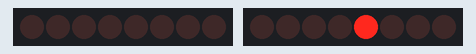
The sketch below on a simulated Arduino Uno, built with avr-gcc and run on an emulated ATmega328P. Parts: 2 × 8 shift-register outputs drawn as a row of LEDs (first output left, lit = HIGH). Wiring (inferred from the names in the program): 2 × shift register (74HC595): data pin 8, shift clock pin 10, latch pin 9 / data pin 2, shift clock pin 4, latch pin 3. Wiring (inferred from the signals the program sends): 2 × row of LEDs: on Q0, Q1, Q2, Q3, Q4, Q5, Q6, Q7 / on Q0, Q1, Q2, Q3, Q4, Q5, Q6, Q7.

Above: at 0.2 s.
At 0.7 s:
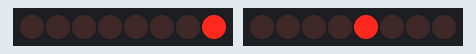
At 1.8 s:
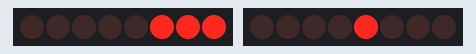
At 4.3 s:
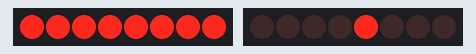
At 6.9 s:
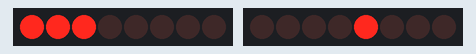
At 10.9 s:
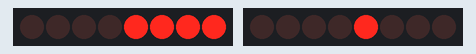
Timing chart, 0 to 11.2 s (numbered marks = the images above):
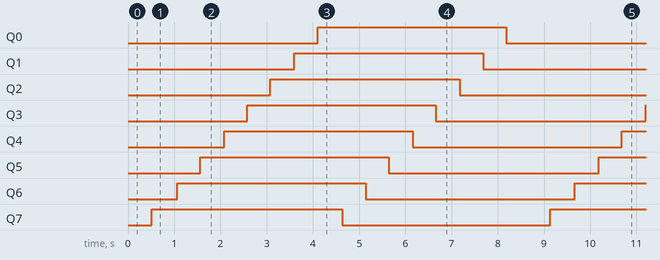

The sketch:

wrappedLineDirectionOne.ino
```cpp
int dataPin = 8;
int clockPin = 10;
int latchPin = 9;

int dataPin2 = 2;
int clockPin2 = 4;
int latchPin2 = 3;

void setup()
{
  pinMode(dataPin, OUTPUT);
  pinMode(clockPin, OUTPUT);
  pinMode(latchPin, OUTPUT);

  pinMode(dataPin2, OUTPUT);
  pinMode(clockPin2, OUTPUT);
  pinMode(latchPin2, OUTPUT);
}

void writeCells(byte row, byte col)
{
    digitalWrite(latchPin, LOW);
    shiftOut(dataPin, clockPin, LSBFIRST, row);
    digitalWrite(latchPin, HIGH);

    digitalWrite(latchPin2, LOW);
    shiftOut(dataPin2, clockPin2, LSBFIRST, col);
    digitalWrite(latchPin2, HIGH);
}

byte lineTwoCathode = 0b00000000;
byte lineTwoCathodeTemp = 0b00000000;
byte lineTwoAnode = 0b00001000;
float moveTimeLineTwo = 0.5 * 1e6; float lastMoveTimeLineTwo = 0.0; int lineTwoShiftBit = 0;

float Time = 0.0;
int i = 0;

void loop()
{
  Time = micros();

  for(i = 0; i < 8; i++){
    lineTwoCathode = lineTwoCathodeTemp & (0b00000001<<i);
    writeCells(~lineTwoCathode, lineTwoAnode);
    delay(1);
    writeCells(~0b00000000, 0b00000000);
  }

  if(Time - lastMoveTimeLineTwo > moveTimeLineTwo){

    if(lineTwoShiftBit < 8){
      lineTwoCathodeTemp =  ( lineTwoCathodeTemp | (0b00000001<<(lineTwoShiftBit%8)) );
    }
    else if(lineTwoShiftBit >= 8){
      lineTwoCathodeTemp =  ( lineTwoCathodeTemp & ~(0b00000001<<(lineTwoShiftBit%8)) );
    }

    lineTwoShiftBit += 1;
    if(lineTwoShiftBit > 16){
      lineTwoShiftBit = 0;
    }
    lastMoveTimeLineTwo = Time;
  }

}
```

Measured:
- by itself, Q0–7: alternates HIGH for 4.1 s and LOW for 4.5 s
- by itself, everything shown: repeats every 8.6 s, in 16 steps
